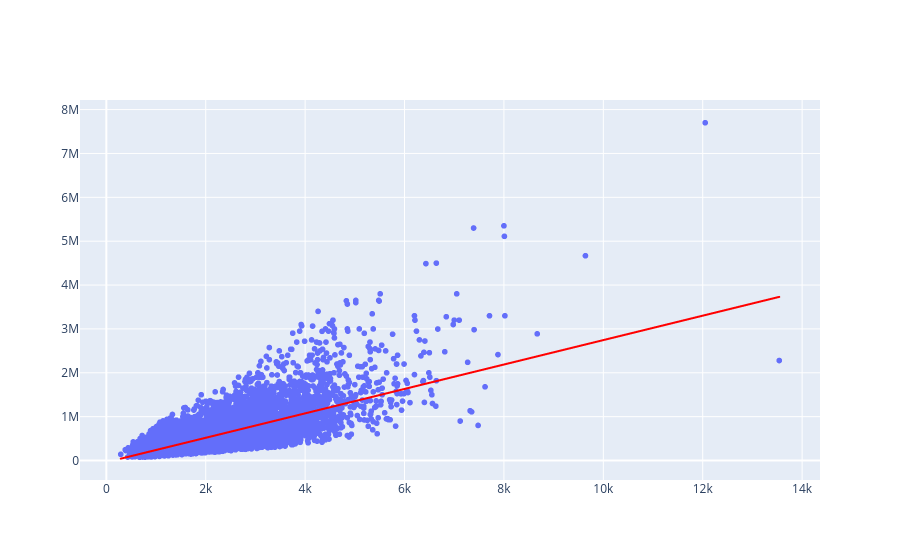

Notebook cell for this chart:
### Code cell
grafico1 = px.scatter(x=X_casas_train.ravel(), y=y_casas_train)
grafico2 = px.line(x=X_casas_train.ravel(), y=previsoes)
grafico2.data[0].line.color = 'red'
grafico3 = go.Figure(data=grafico1.data + grafico2.data)
grafico3

### Figure 1 — Plotly figure (JSON) as saved in the notebook; plotly's stock layout.template omitted (floating-point values rounded to 4 significant figures; data arrays with more than 128 entries replaced by an {"elided": "..."} marker saying what was removed)
{"data": [{"hovertemplate": "x=%{x}<br>y=%{y}<extra></extra>", "legendgroup": "", "marker": {"color": "#636efa", "symbol": "circle"}, "mode": "markers", "name": "", "showlegend": false, "type": "scattergl", "x": {"elided": "15129 int values"}, "xaxis": "x", "y": {"elided": "15129 float values"}, "yaxis": "y"}, {"hovertemplate": "x=%{x}<br>y=%{y}<extra></extra>", "legendgroup": "", "line": {"color": "red", "dash": "solid"}, "marker": {"symbol": "circle"}, "mode": "lines", "name": "", "showlegend": false, "type": "scattergl", "x": {"elided": "15129 int values"}, "xaxis": "x", "y": {"elided": "15129 float values"}, "yaxis": "y"}], "layout": {}}
